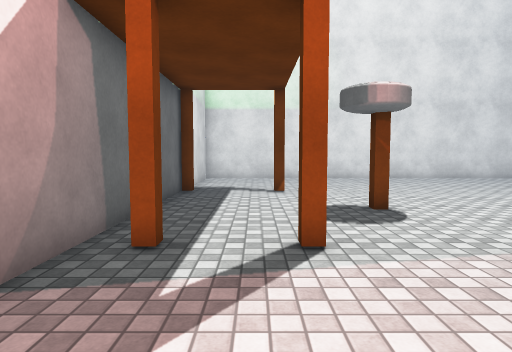
[1] (above)

16 first-person views from a walk through a Unity game level. The camera is 1.3 m above the floor, tilts 4° down and sees 75° across. The floor is counted in squares, 1 m on a side. Each view is taken from the middle of a square. On the plan, view 1 faces up. The plan holds only what a view shows up to about 14 squares ahead; the rest is blank. The place goes on beyond the plan. Surface patterns are stand-ins for the level's own textures.

[2]
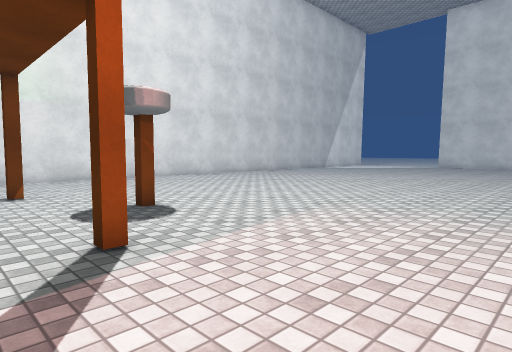

[3]
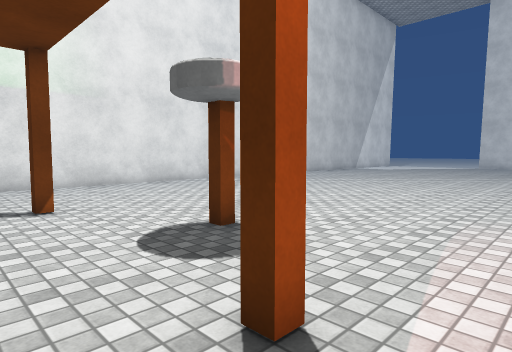

[4]
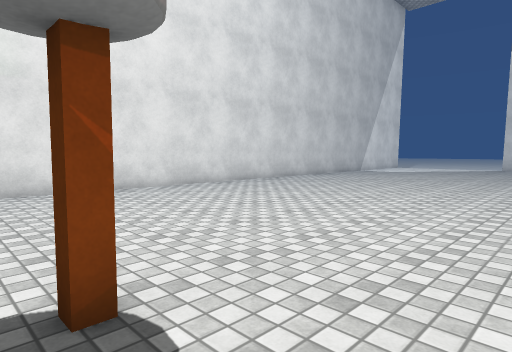

[5]
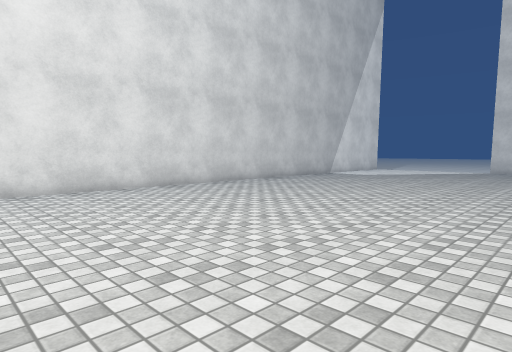

[6]
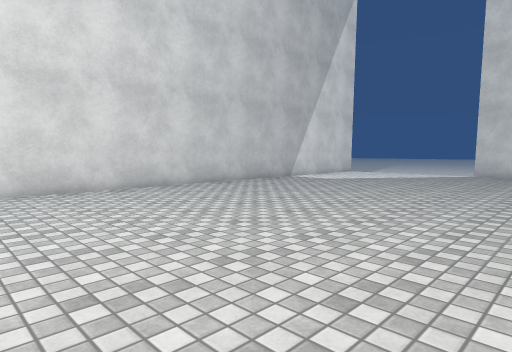

[7]
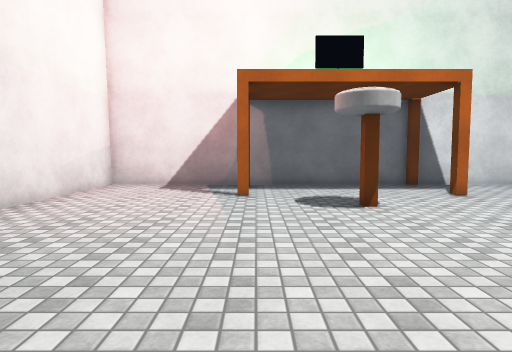

[8]
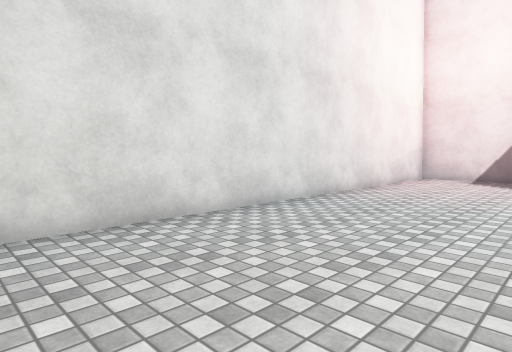

[9]
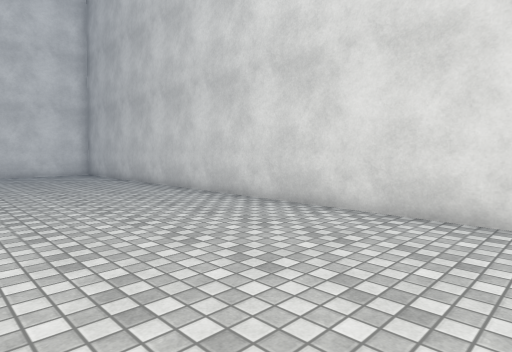

[10]
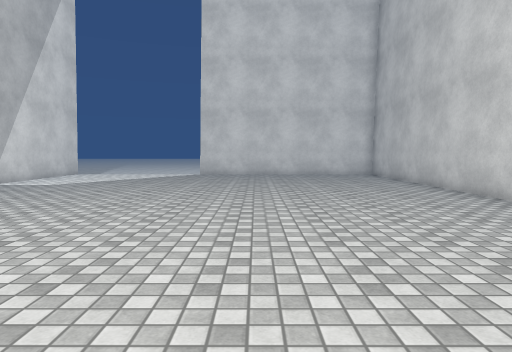

[11]
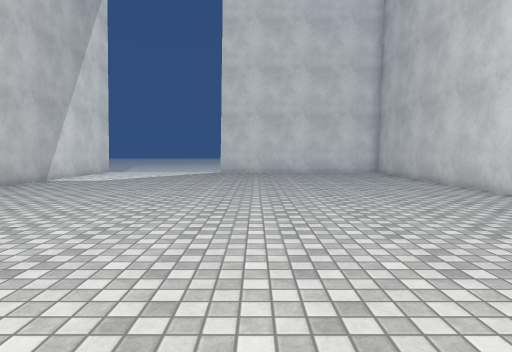

[12]
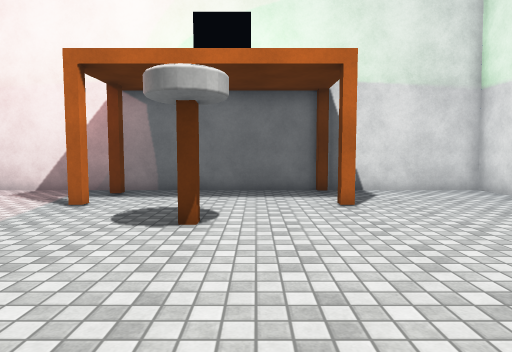

[13]
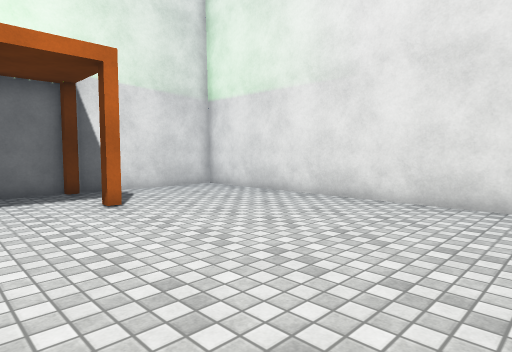

[14]
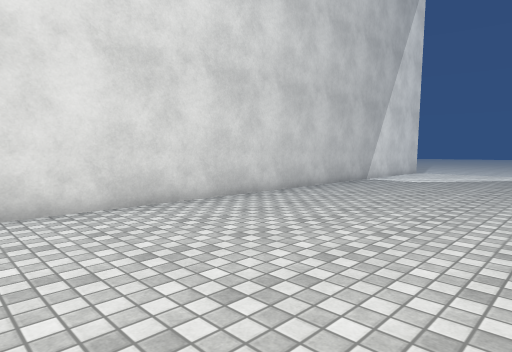

[15]
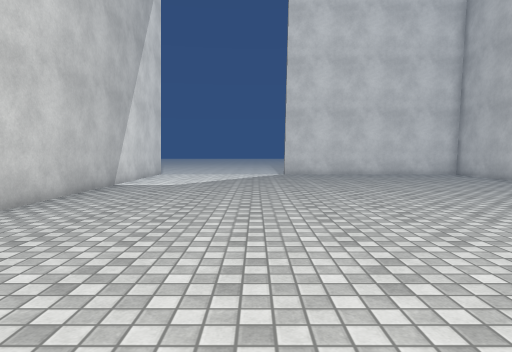

[16]
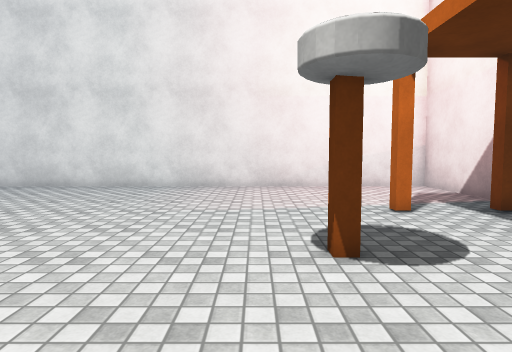

### Floor plan
Points are (right, up) in squares from view 1. A wall is a line through its corners. A room is listed if a view was taken in it or the views show most of it. See-through windows are left out.
Room 1 (views 1, 2, 3, 4, 5, 6, 7, 8, 9, 10, 11, 12, 13, 14, 15, 16)
walls: (0.9, 4.8) (0.9, 4.4) (0.6, 4.4) (0.6, 4.8) (0.9, 4.8); (0.9, 11.5) (0.9, 11.1) (0.6, 11.1) (0.6, 11.5); (-1.8, 4.8) (-1.4, 4.8) (-1.4, 4.4) (-1.8, 4.4); (-2.1, 11.5) (-2.1, 11); (25.1, 16.7) (-2.5, 16.7) (-2.5, -0.9) (25.1, -0.9)
ways out: gap at (-2, 5)
objects: other object (3, 8)

Positions as (right, up) in squares from view 1, and headings:
1: (0, 0), facing up
2: (-1, 0), facing up-right
3: (-1, 3), facing up-right
4: (2, 5), facing up-right
5: (6, 5), facing up-right
6: (10, 5), facing up-right
7: (11, 5), facing left
8: (15, 5), facing down-left
9: (10, 6), facing down-right
10: (11, 6), facing right
11: (9, 7), facing right
12: (9, 9), facing left
13: (9, 8), facing up-left
14: (9, 9), facing up-right
15: (11, 11), facing right
16: (4, 12), facing down
